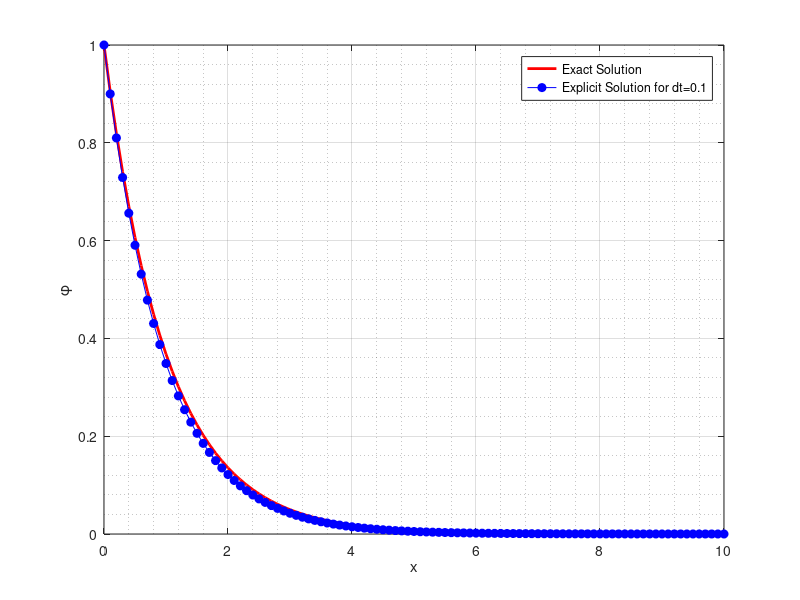

This chart was generated by the following MATLAB code:
% AMAN PAREKH - 180073
% ME630 - Fall 2021
%% Explicit Euler for 2a 
T = 15;

dt = 0.1 ;     % For timestep = 0.1
time = 0:dt:T;
n = T/dt;     % Number of timesteps

phi1 = zeros(ceil(n),1);      % Initializing Solution to 0
phi1(1) = 1;           % Assigning Initial Condition at x=0

for i = 1:n-1
    phi1(i+1) = phi1(i) - dt*phi1(i);
end

t = 0:0.1:T;
plot(t, exp(-t), 'r','LineWidth', 2);
hold on;
plot(time(1:length(phi1)), phi1, 'bo-', 'MarkerFaceColor', 'b');
xlabel('x');
xlim([0 10]);
ylabel('\phi');
legend('Exact Solution', 'Explicit Solution for dt=0.1')
grid on;
grid minor;